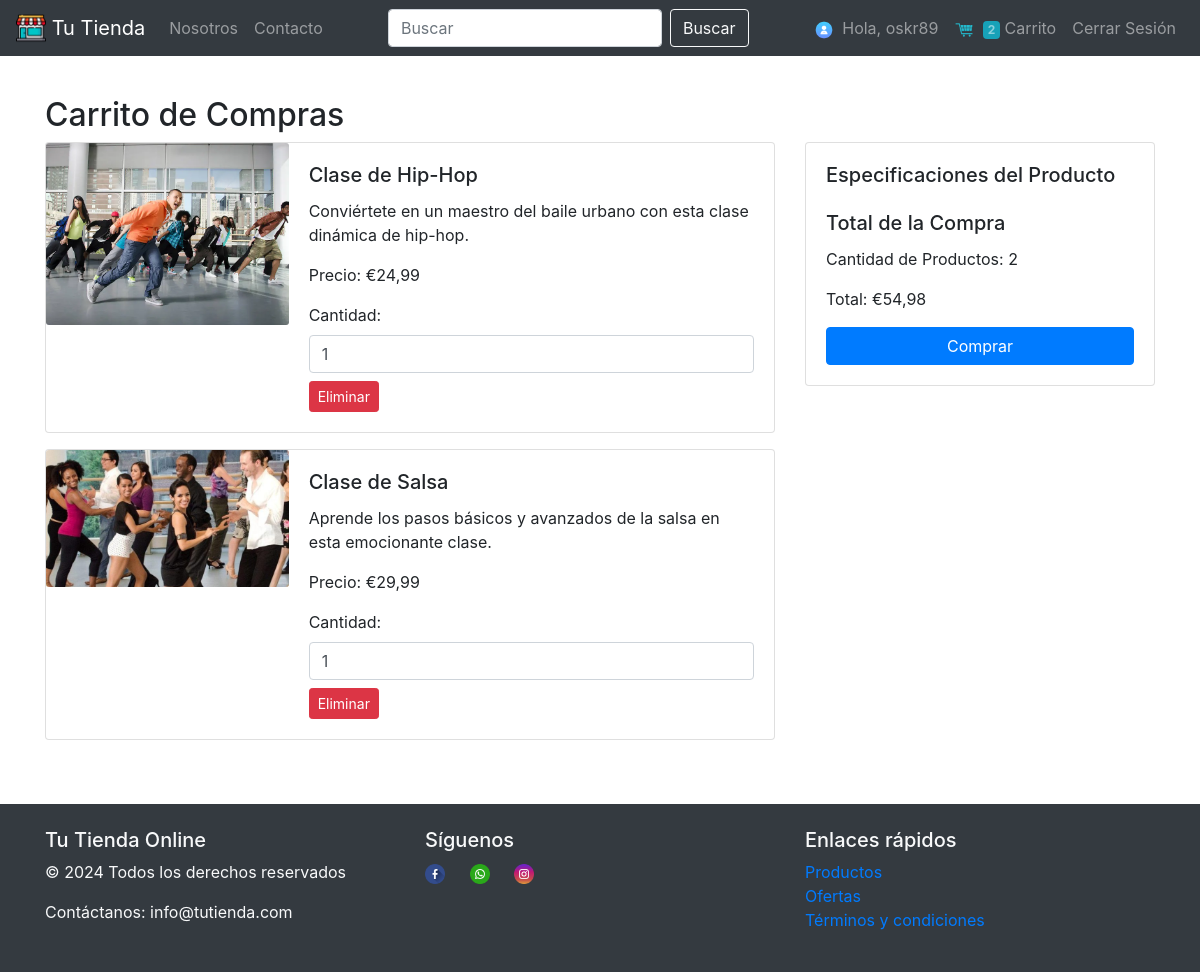
Page /carrito/ (signed in) on the committed database.
### tienda/models.py (models this page shows, shortened)
class ItemCarrito(models.Model):
    carrito = models.ForeignKey(Carrito, on_delete=models.CASCADE)
    producto = models.ForeignKey(Producto, on_delete=models.CASCADE)
    cantidad = models.PositiveIntegerField(default=0)

class Producto(models.Model):
    nombre = models.CharField(max_length=100)
    precio = models.DecimalField(max_digits=10, decimal_places=2)
    descripcion = models.TextField()
    imagen = models.ImageField(upload_to="productos/", null=True, blank=True)

### tienda/views.py (the view, shortened to what this page needs)
# urls.py: path("carrito/", carrito, name="carrito"),
def carrito(request):
    carrito, creado = Carrito.objects.get_or_create(usuario=request.user)
    items = carrito.itemcarrito_set.all()
    cantidad_items = sum(item.cantidad for item in items)
    precio_total = sum(item.producto.precio * item.cantidad for item in items)
    return render(
        request,
        "carrito.html",
        {
            "items": items,
            "carrito": carrito,
            "cantidad_items": cantidad_items,
            "precio_total": precio_total,
        },
    )

### tienda/context_processors.py (called while the page is built)
def items_carrito(request):
    carrito = None
    creado = False
    if request.user.is_authenticated:
        carrito, creado = Carrito.objects.get_or_create(usuario=request.user)
    total_items_carrito = (
        carrito.itemcarrito_set.aggregate(Sum("cantidad"))["cantidad__sum"]
        if carrito
        else 0
    )
    return {
        "items_carrito": carrito.itemcarrito_set.all() if carrito else [],
        "carrito": carrito,
        "creado": creado,
        "total_items_carrito": total_items_carrito,
    }

### tienda/templates/carrito.html (shortened to what this page needs)
{% extends "base.html" %} {% block contenido%}
<div class="container mt-5">
  <h2>Carrito de Compras</h2>
  <div class="row">
    <div class="col-md-8">
      {% for item in items %}
      <div class="card mb-3">
        <div class="row no-gutters">
          <div class="col-md-4">
            <img
              src="{{ item.producto.imagen.url }}"
              class="card-img"
              alt="{{ item.producto.nombre }}"
            />
          </div>
          <div class="col-md-8">
            <div class="card-body">
              <h5 class="card-title">{{ item.producto.nombre }}</h5>
              <p class="card-text">{{ item.producto.descripcion }}</p>
              <p class="card-text">Precio: €{{ item.producto.precio }}</p>
              <label for="cantidad">Cantidad:</label>
              <input
                type="number"
                value="{{item.cantidad}}"
                min="1"
                class="form-control mb-2"
                id="cantidad"
              />
              <form method="POST" action="{% url 'carrito' %}">
                <button type="submit" class="btn btn-danger btn-sm">
                  Eliminar
                </button>
              </form>
            </div>
          </div>
        </div>
      </div>
      {% endfor %}
    </div>
    <div class="col-md-4">
      <div class="card">
        <div class="card-body">
          <h5 class="card-title">Especificaciones del Producto</h5>
          <h5 class="card-title mt-4">Total de la Compra</h5>
          <p class="card-text">Cantidad de Productos: {{ cantidad_items}}</p>
          <p class="card-text">Total: €{{ precio_total}}</p>
          <a href="#" class="btn btn-primary btn-block mt-3">Comprar</a>
        </div>
      </div>
    </div>
  </div>
</div>
{% endblock %}

### tienda/templates/base.html (shortened to what this page needs)
{% load static %}
<!DOCTYPE html>
<html lang="es">
  <head>
    <link
      rel="stylesheet"
      href="https://stackpath.bootstrapcdn.com/bootstrap/4.3.1/css/bootstrap.min.css"
    />
  </head>
  <body>
    <nav class="navbar navbar-expand-lg navbar-dark bg-dark fixed-top">
      <a class="navbar-brand" href="{% url 'index' %}">
        <img
          src="{% static 'images/tienda.png' %}"
          width="30"
          height="30"
          class="d-inline-block align-top"
          alt=""
        />
        Tu Tienda
      </a>
      <div class="collapse navbar-collapse" id="navbarNav">
        <ul class="navbar-nav mr-auto">
          <li class="nav-item">
            <a class="nav-link" href="{% url "nosotros"%}">Nosotros</a>
          </li>
          <li class="nav-item">
            <a class="nav-link" href="{% url "contacto" %}">Contacto</a>
          </li>
        </ul>
        <form class="form-inline my-2 my-lg-0" method="POST" action="{% url 'buscar' %}">
          <input
            class="form-control mr-sm-2"
            type="search"
            placeholder="Buscar"
            aria-label="Search"
            name="buscar"
          />
          <button class="btn btn-outline-light my-2 my-sm-0" type="submit">
            Buscar
          </button>
        </form>
        {% if user.is_authenticated %}
        <ul class="navbar-nav ml-auto">
          <li class="nav-item">
            <a class="nav-link" href="{% url 'user' %}">
              <img
                src="{% static 'images/user.png' %}"
                width="20"
                height="20"
                class="mr-1"
                alt=""
              />
              Hola, {{ request.user.username }}
            </a>
          </li>
          <li class="nav-item">
            <a class="nav-link" href="{% url "carrito" %}">
              <img
                src="{% static 'images/carrito.png' %}"
                width="20"
                height="20"
                class="mr-1"
                alt=""
              />
              <span class=" badge bg-info">
                    {{total_items_carrito}}
              </span>
              Carrito
            </a>
          </li>
          <li class="nav-item">
            <a class="nav-link" href="{% url 'cerrar' %}">Cerrar Sesión</a>
          </li>
        </ul>
        {%endif%}
      </div>
    </nav>
    <div class="container-fluid mt-4 pt-4 w-100 pr-0 pl-0 pb-4 mb-4">
            {% block contenido%}
            {% endblock %}
    </div>
    <footer class="bg-dark text-light py-4">
      <div class="container">
        <div class="row">
          <div class="col-md-4">
            <h5>Tu Tienda Online</h5>
            <p>&copy; 2024 Todos los derechos reservados</p>
            <p>Contáctanos: info@tutienda.com</p>
          </div>
          <div class="col-md-4">
            <h5>Síguenos</h5>
            <a href="#" class="text-light" title="Facebook">
              <img
              src="{% static 'images/facebook.png' %}"
              width="20"
              height="20"
              class="mr-1"
              alt=""
            />
            </a>
            <a href="#" class="text-light" title="Whatsapp">
              <img
              src="{% static 'images/whatsapp.png' %}"
              width="20"
              height="20"
              class="mr-1"
              alt=""
            />
            </a>
            <a href="#" class="text-light" title="Instagram">
              <img
              src="{% static 'images/instagram.png' %}"
              width="20"
              height="20"
              class="mr-1"
              alt=""
            />
            </a>
          </div>
          <div class="col-md-4">
            <h5>Enlaces rápidos</h5>
            <ul class="list-unstyled">
              <li><a href="#">Productos</a></li>
              <li><a href="#">Ofertas</a></li>
              <li><a href="#">Términos y condiciones</a></li>
            </ul>
          </div>
        </div>
      </div>
    </footer>
  </body>
</html>

### rows in the picture
ItemCarrito: producto.imagen (picture), producto.nombre "Clase de Hip-Hop", producto.descripcion "Conviértete en un maestro del baile urbano con esta clase dinámica de hip-hop.", producto.precio "24,99", cantidad "1"
ItemCarrito: producto.imagen (picture), producto.nombre "Clase de Salsa", producto.descripcion "Aprende los pasos básicos y avanzados de la salsa en esta emocionante clase.", producto.precio "29,99", cantidad "1"

### other values in the picture
{{ request.user.username }} "oskr89"
{{ total_items_carrito }} "2"
{{ cantidad_items }} "2"
{{ precio_total }} "54,98"
